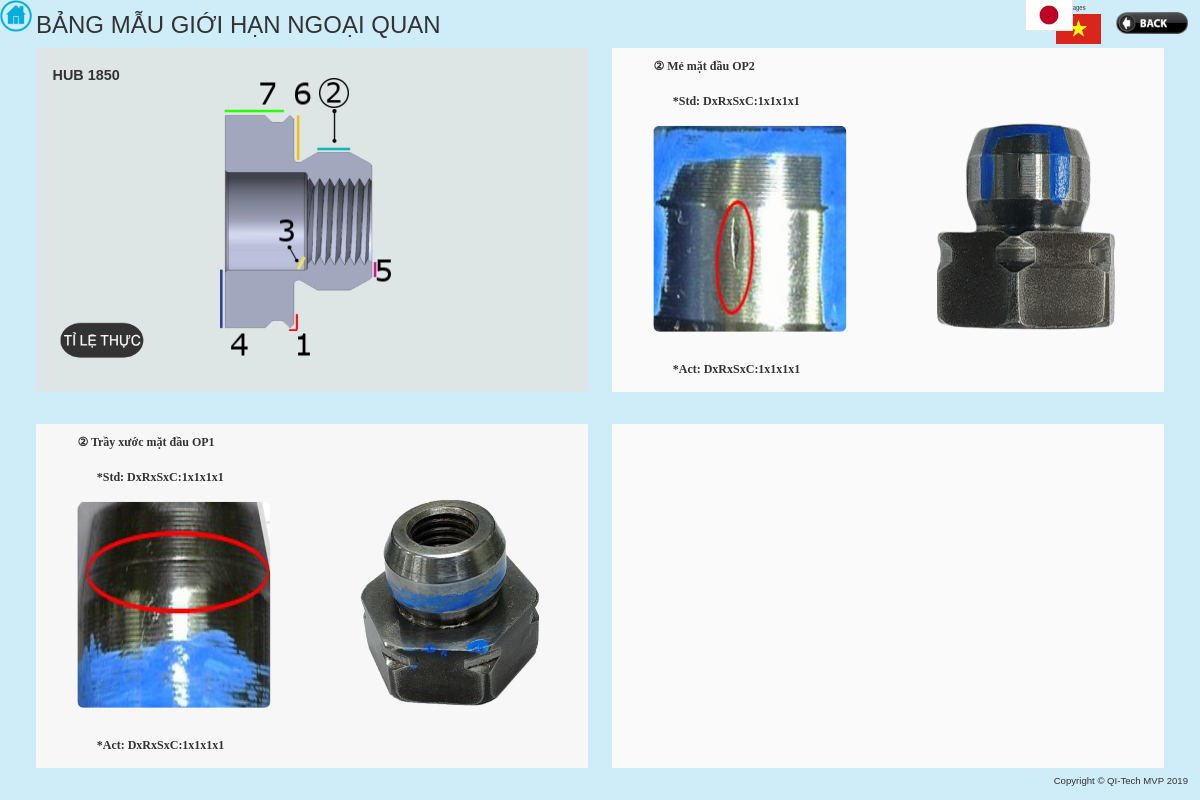
/HUB1850.php?ID=2 (signed in), run on the app's committed database.
### tables this page shows
CREATE TABLE `hub1850` (
  `ID` int(11) NOT NULL,
  `content1` varchar(255) DEFAULT NULL,
  `content2` varchar(255) DEFAULT NULL,
  `image` varchar(255) DEFAULT NULL,
  `imagef` varchar(255) DEFAULT NULL,
  `position` varchar(255) DEFAULT NULL,
  `standard` varchar(255) DEFAULT NULL
);

### HUB1850.php (the view, shortened to what this page needs)
<?php
require_once "config.php";
if(isset($_GET["language"])){
	$language = $_GET["language"];
}
else {
	$language = "";
}
if(isset($_REQUEST['ID'])){
    $position=$_REQUEST['ID'];
	$sql = "SELECT * FROM hub1850 WHERE position = '$position'";
	$result = mysqli_query($link, $sql);
	$index = 0;
	if ($result){
		while($row = mysqli_fetch_array($result)){
			$data[$index][0] = $row['ID'];
			$data[$index][1] = $row['content1'];
			$data[$index][2] = $row['content2'];
			$data[$index][3] = $row['image'];
			$data[$index][4] = $row['imagef'];
			$data[$index][5] = $row['standard'];
			$index++;
		}
	}
}
?>
<!DOCTYPE html>
<html lang="en">
<head>
    <link rel="stylesheet" href="https://maxcdn.bootstrapcdn.com/bootstrap/3.3.7/css/bootstrap.css">
</head>
<body>
		<?php
		if ($language == "JP"){
		echo '<p id="title" >外観限度見本</p>';
		}
		else{
		echo '<p id="title" >BẢNG MẪU GIỚI HẠN NGOẠI QUAN</p>';
		}
		?>
		<div class="corner">
            <div class="lang">
                <p id="language">Languages</p>
            </div>
            <div class="flag">
                    <img id="jpflag" src="images/jpflag2.png" onclick="changeJP()" alt="">
                    <img id="vnflag" src="images/vnflag.png" onclick="changeVN()" alt="">
            </div>
    </div>
		<img id="homeBtn" src="images/homeBtn.png" alt="">
		<img id="backBtn" src="images/backBtn.png" alt="">
		<div class="viewer1" name="viewer1">
			<div id="showimage0">
				<img id="image0" src="images/hub1850.png" alt="housing">
			</div>
			<p id="line0">HUB 1850</p>
			<?php
			if ($language == "JP"){
				echo '<input type="image" id="btn0" src="images/realBtnjp.png" onclick="changeImage()" />';
				echo '<input type="image" id="btn1" src="images/1.png" onclick="location.href=\'?ID=1&language=JP\';" value="1" />';
				echo '<input type="image" id="btn2" src="images/2.png" onclick="location.href=\'?ID=2&language=JP\';" value="2" />';
				echo '<input type="image" id="btn3" src="images/3.png" onclick="location.href=\'?ID=3&language=JP\';" value="3" />';
				echo '<input type="image" id="btn4" src="images/4.png" onclick="location.href=\'?ID=4&language=JP\';" value="4" />';
				echo '<input type="image" id="btn5" src="images/5.png" onclick="location.href=\'?ID=5&language=JP\';" value="5" />';
				echo '<input type="image" id="btn6" src="images/6.png" onclick="location.href=\'?ID=6&language=JP\';" value="6" />';
				echo '<input type="image" id="btn7" src="images/7.png" onclick="location.href=\'?ID=7&language=JP\';" value="7" />';
			}
			else {
				echo '<input type="image" id="btn0" src="images/realBtn.png" onclick="changeImage()" />';
				echo '<input type="image" id="btn1" src="images/1.png" onclick="location.href=\'?ID=1\';" value="1" />';
				echo	'<input type="image" id="btn2" src="images/2.png" onclick="location.href=\'?ID=2\';" value="2" />';
				echo '<input type="image" id="btn3" src="images/3.png" onclick="location.href=\'?ID=3\';" value="3" />';
				echo '<input type="image" id="btn4" src="images/4.png" onclick="location.href=\'?ID=4\';" value="4" />';
				echo '<input type="image" id="btn5" src="images/5.png" onclick="location.href=\'?ID=5\';" value="5" />';
				echo '<input type="image" id="btn6" src="images/6.png" onclick="location.href=\'?ID=6\';" value="6" />';
				echo '<input type="image" id="btn7" src="images/7.png" onclick="location.href=\'?ID=7\';" value="7" />';
			}
			?>
		</div>
		<div class="viewer2" name="viewer2" >
			<div id="childviewer1">
				<?php if(isset($data[0][1])){
					echo '<p id="line1">'. $data[0][1] .'</p>';
				}
				if(isset($data[0][5])){
					echo '<p id="linest1">'. $data[0][5] .'</p>';
				}
			 if(isset($data[0][3])){
			echo	'<div id="showimage1">'.
					'<img id="image1" src="'.$data[0][3]. '" >'.
				'</div>';
			}
				 if(isset($data[0][2])){
					echo '<p id="line2">'. $data[0][2] .'</p>';
				}?>
			</div>
			<div id="childviewer2">
				<?php if(isset($data[0][4])){
					echo '<img id="image2" src="'. $data[0][4]. '">';
				}?>
			</div>
		</div>
		<div class="viewer3" name="viewer3" >
			<div id="childviewer3">
				<?php if(isset($data[1][1])){
						echo '<p id="line3">'. $data[1][1] .'</p>';
					}
					if(isset($data[1][5])){
						echo '<p id="linest2">'. $data[1][5] .'</p>';
					}
				if(isset($data[1][3])){
				echo	'<div id="showimage2">'.
						'<img id="image3" src="'.$data[1][3]. '" >'.
					'</div>';
				}
				if(isset($data[1][2])){
						echo '<p id="line4">'. $data[1][2] .'</p>';
				}?>
			</div>
			<div id="childviewer4">
				<?php if(isset($data[1][4])){
					echo '<img id="image4" src="'. $data[1][4]. '">';
				}?>
			</div>
		</div>
		<div class="viewer4" name="viewer4" >
			<div id="childviewer5">
			</div>
			<div id="childviewer6">
			</div>
		</div>
		<p id="copyright">Copyright © QI-Tech MVP 2019</p>
</body>
</html>

### data on the page
hub1850: content1 "② Mẻ mặt đầu OP2", standard "*Std: DxRxSxC:1x1x1x1", image (picture), content2 "*Act: DxRxSxC:1x1x1x1", imagef (picture)
hub1850: content1 "② Trầy xước mặt đầu OP1", standard "*Std: DxRxSxC:1x1x1x1", image (picture), content2 "*Act: DxRxSxC:1x1x1x1", imagef (picture)
